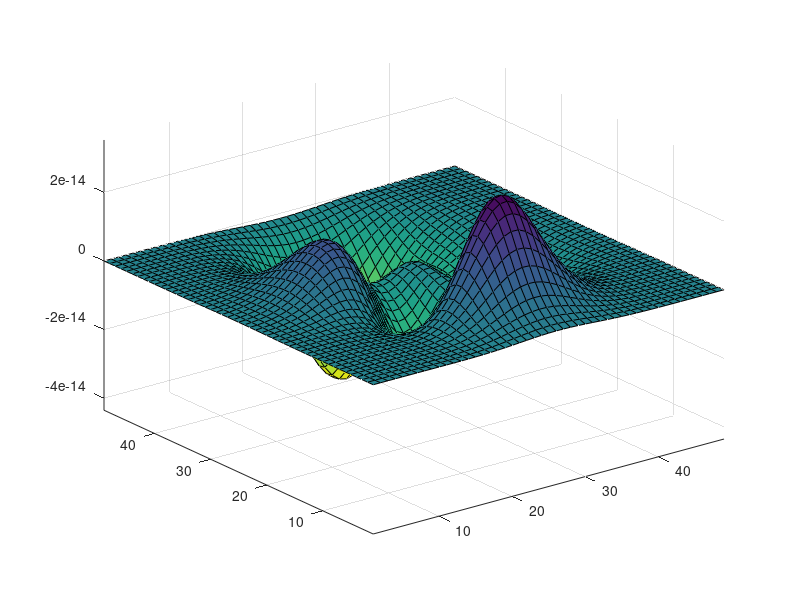

Here is the MATLAB script that generated this plot:
figure
Z = peaks; surf(Z); 
axis tight
set(gca,'nextplot','replacechildren');
% Record the movie
for j = 1:400
    surf(sin(2*pi*j/20)*Z,Z)
    F(j) = getframe;
end

%Now play the movie ten times. 
% The eighth frame looks like the following plot.

movie(F,1)
